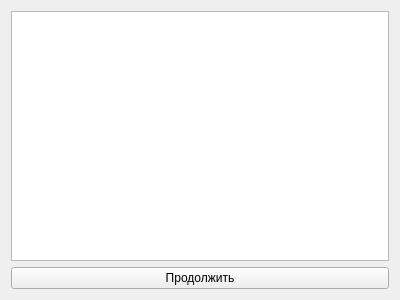
<?xml version="1.0" encoding="UTF-8"?>
<ui version="4.0">
 <class>Whitelist</class>
 <widget class="QWidget" name="Whitelist">
  <property name="geometry">
   <rect>
    <x>0</x>
    <y>0</y>
    <width>400</width>
    <height>300</height>
   </rect>
  </property>
  <property name="windowTitle">
   <string>Form</string>
  </property>
  <layout class="QGridLayout" name="gridLayout">
   <item row="0" column="0">
    <widget class="QTableWidget" name="tableWidget"/>
   </item>
   <item row="1" column="0">
    <widget class="QPushButton" name="PbNext">
     <property name="text">
      <string>Продолжить</string>
     </property>
    </widget>
   </item>
  </layout>
 </widget>
 <resources/>
 <connections/>
</ui>
